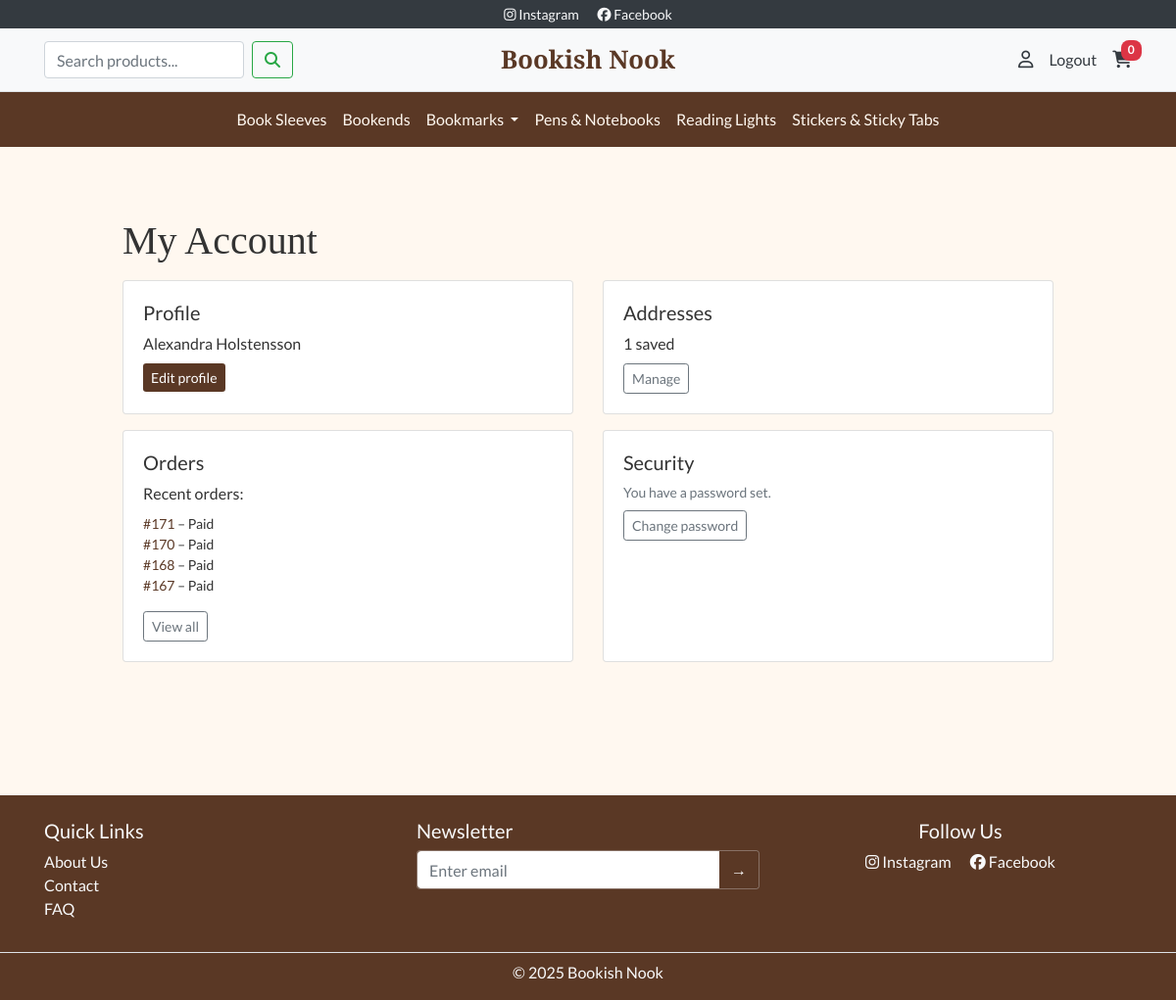
The page /profile/ (signed in) on the database as committed earlier.
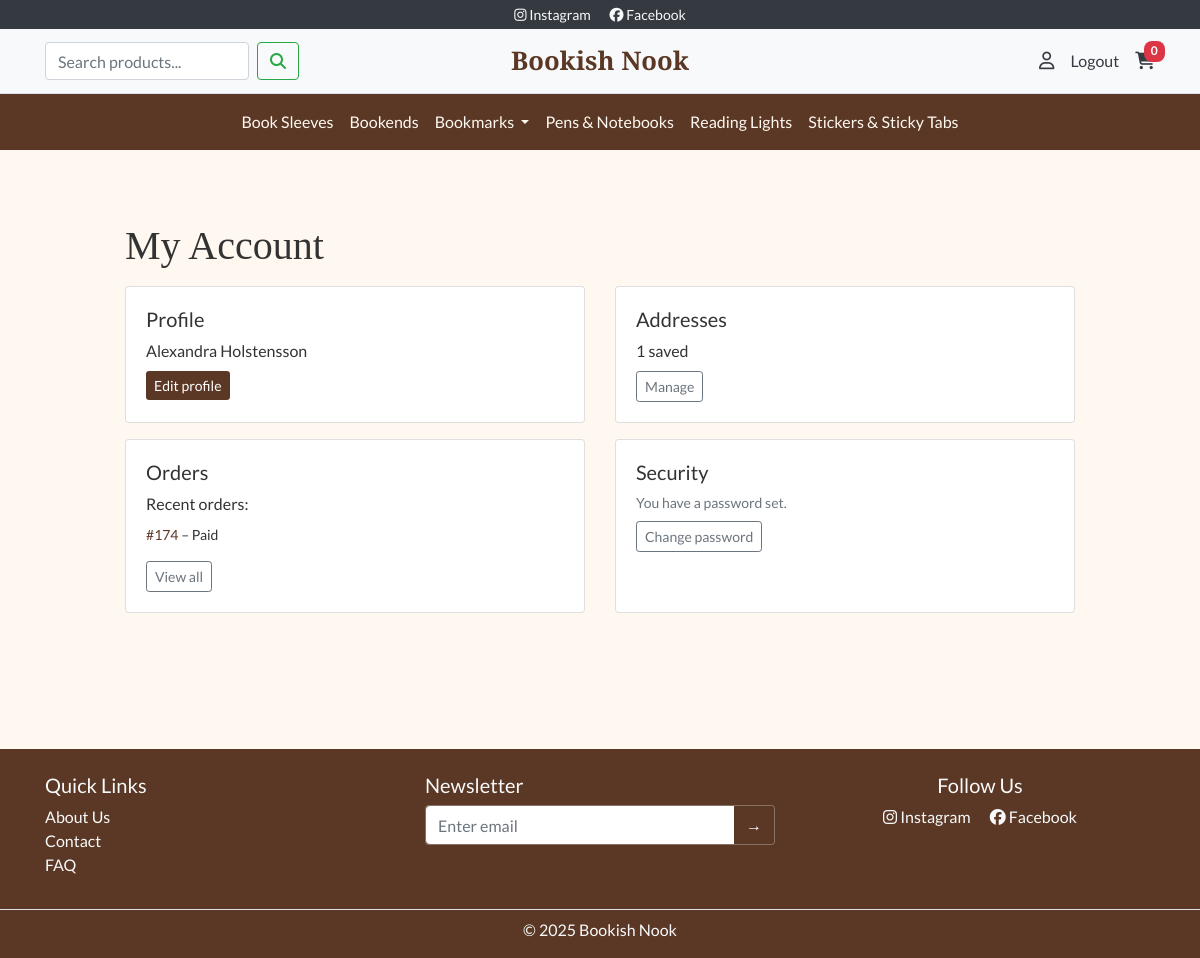
The same page on the database as committed later.
### products/models.py (models this page shows, shortened)
class Category(models.Model):
    name = models.CharField(max_length=100)
    slug = models.SlugField(max_length=110, unique=False)
    parent = models.ForeignKey(
        "self", null=True, blank=True,
        related_name="children", on_delete=models.CASCADE
    )
    is_active = models.BooleanField(default=True)
    is_featured = models.BooleanField(default=False, help_text="Show on homepage")
    featured_order = models.PositiveIntegerField(default=0, help_text="Order on homepage (low first)")
    description = models.TextField(blank=True)
    image = models.ImageField(upload_to="category_images/", blank=True, null=True)
    class Meta:
        unique_together = ("parent", "slug")  # the same slug can exist under different parents
        ordering = ["parent__id", "name"]
    @property
    def slug_path(self):
        parts, c = [], self
        while c:
            parts.append(c.slug)
            c = c.parent
        return "/".join(reversed(parts))
    def get_absolute_url(self):
        return f"/products/category/{self.slug_path}/"

### orders/models.py (models this page shows, shortened)
class Order(models.Model):
    STATUS_CHOICES = [
        ("pending", "Pending"),
        ("paid", "Paid"),
        ("cancelled", "Cancelled"),
    ]
    created = models.DateTimeField(auto_now_add=True)
    updated = models.DateTimeField(auto_now=True)
    total = models.DecimalField(max_digits=10, decimal_places=2, default=0)
    shipping = models.DecimalField(max_digits=10, decimal_places=2, default=0)
    tax_amount = models.DecimalField(max_digits=10, decimal_places=2, default=0)
    grand_total = models.DecimalField(max_digits=10, decimal_places=2, default=0)
    status = models.CharField(max_length=20, choices=STATUS_CHOICES, default="pending")
    stripe_session_id = models.CharField(max_length=255, blank=True, null=True)
    confirmation_sent_at = models.DateTimeField(blank=True, null=True)
    full_name = models.CharField(max_length=200, blank=True, null=True)
    email = models.EmailField(blank=True, null=True)
    phone = models.CharField(max_length=50, blank=True, null=True)
    address_line1 = models.CharField(max_length=200, blank=True, null=True)
    address_line2 = models.CharField(max_length=200, blank=True, null=True)
    postal_code = models.CharField(max_length=20, blank=True, null=True)
    city = models.CharField(max_length=100, blank=True, null=True)
    country = models.CharField(max_length=2, blank=True, null=True)
    billing_name = models.CharField(max_length=200, blank=True, null=True)
    billing_line1 = models.CharField(max_length=200, blank=True, null=True)
    billing_line2 = models.CharField(max_length=200, blank=True, null=True)
    billing_postal = models.CharField(max_length=20, blank=True, null=True)
    billing_city = models.CharField(max_length=100, blank=True, null=True)
    billing_country = models.CharField(max_length=2, blank=True, null=True)

### profiles/views.py (the view)
# urls.py: path("", views.dashboard, name="dashboard"),
@login_required
def dashboard(request):
    orders = Order.objects.filter(email=request.user.email).order_by("-created")[:10]
    return render(request, "profiles/dashboard.html", {"orders": orders})

### bookshop/context_processors.py (called while the page is built)
def cart_count(request):
    cart = request.session.get("cart", {})
    return {"cart_count": sum(cart.values())}

def nav_categories(request):
    roots = Category.objects.filter(parent__isnull=True, is_active=True).order_by("name")
    bookmarks = Category.objects.filter(slug="bookmarks", parent__isnull=True).first()
    return {
        "root_categories": roots,      # alla rotkategorier
        "bookmarks_cat": bookmarks,    # Bookmarks-objektet (rot)
    }
    return {"root_categories": roots}

### profiles/templates/profiles/dashboard.html
{% extends "base.html" %}
{% block content %}
<div class="container my-5" style="max-width:980px;">
  <h1 class="bn-section-title mb-3">My Account</h1>
  <div class="row">
    <div class="col-md-6 mb-3">
      <div class="card h-100">
        <div class="card-body">
          <h5>Profile</h5>
          <p class="mb-2">{{ request.user.profile.full_name|default:request.user.email }}</p>
          <a class="btn btn-sm bn-btn-primary" href="{% url 'profiles:edit' %}">Edit profile</a>
        </div>
      </div>
    </div>
    <div class="col-md-6 mb-3">
      <div class="card h-100">
        <div class="card-body">
          <h5>Addresses</h5>
          <p class="mb-2">{{ request.user.addresses.count }} saved</p>
          <a class="btn btn-sm btn-outline-secondary" href="{% url 'profiles:addresses' %}">Manage</a>
        </div>
      </div>
    </div>
    <div class="col-md-6 mb-3">
      <div class="card h-100">
        <div class="card-body">
          <h5>Orders</h5>
          <p class="mb-2">Recent orders:</p>
          <ul class="list-unstyled small">
            {% for o in orders %}
              <li><a href="{% url 'profiles:order_detail' o.id %}">#{{ o.id }}</a> – {{ o.status|capfirst }}</li>
            {% empty %}<li>No recent orders.</li>{% endfor %}
          </ul>
          <a class="btn btn-sm btn-outline-secondary" href="{% url 'profiles:orders' %}">View all</a>
        </div>
      </div>
    </div>
    <div class="col-md-6 mb-3">
      <div class="card h-100">
        <div class="card-body">
          <h5>Security</h5>
          {% if request.user.has_usable_password %}
            <p class="small text-muted mb-2">You have a password set.</p>
            <a href="{% url 'account_change_password' %}" class="btn btn-sm btn-outline-secondary" data-auth-modal="1">
              Change password
            </a>
          {% else %}
            <p class="small text-warning mb-2">No password set for this account.</p>
            <a href="{% url 'account_set_password' %}" class="btn btn-sm bn-btn-primary" data-auth-modal="1">
              Set password
            </a>
          {% endif %}
        </div>
      </div>
    </div>
  </div>
</div>
{% endblock %}

### templates/includes/header.html (shortened to what this page needs)
<div class="bg-dark text-light text-center py-1 small">
  <a href="https://www.instagram.com/" class="text-light mx-2" target="_blank" rel="noopener" aria-label="Link to Instagram (opens in new tab)">
    <i class="fab fa-instagram"></i> Instagram
  </a>
  <a href="https://www.facebook.com/" class="text-light mx-2" target="_blank" rel="noopener" aria-label="Link to Facebook (opens in new tab)">
    <i class="fab fa-facebook"></i> Facebook
  </a>
</div>
<nav class="navbar navbar-light bg-light border-bottom py-2">
  <div class="container navbar-grid">
    <div class="d-flex align-items-center">
      <form action="{% url 'products:list' %}" method="get" class="form-inline d-none d-lg-flex">
        <input class="form-control mr-2"
          type="search"
          name="q"
          placeholder="Search products..."
          aria-label="Search"
          value="{{ request.GET.q|default:'' }}">
        <button class="btn btn-outline-success" type="submit">
          <i class="fas fa-search"></i>
        </button>
      </form>
    </div>
    <a class="navbar-brand bn-title text-center mx-0" href="/">Bookish Nook</a>
    <div class="d-flex align-items-center justify-content-end">
      {% if request.user.is_authenticated %}
        <a href="{% url 'profiles:dashboard' %}" class="text-dark mr-3 d-none d-lg-inline" title="My Account">
          <i class="far fa-user"></i>
        </a>
        <a href="{% url 'account_logout' %}" class="text-dark mr-3 d-none d-lg-inline">Logout</a>
      {% endif %}
      <a href="{% url 'cart:view' %}" class="text-dark position-relative" title="Cart">
        <i class="fas fa-shopping-cart"></i>
        <span class="badge badge-pill badge-danger position-absolute" style="top:-8px; right:-10px;">
          {{ cart_count|default:0 }}
        </span>
      </a>
    </div>
  </div>
</nav>
<nav class="navbar navbar-expand-lg navbar-dark bn-brown">
  <div class="collapse navbar-collapse justify-content-center" id="mainNav">
  <ul class="navbar-nav bn-navbar">
  {% for root in root_categories %}
    {% if bookmarks_cat and root.id == bookmarks_cat.id %}
      <li class="nav-item dropdown">
        <a class="nav-link dropdown-toggle"
           href="{{ bookmarks_cat.get_absolute_url }}"
           id="navBookmarks"
           data-toggle="dropdown" aria-haspopup="true" aria-expanded="false">
          {{ bookmarks_cat.name }}
        </a>
      </li>
    {% else %}
      <li class="nav-item">
        <a class="nav-link" href="{{ root.get_absolute_url }}">{{ root.name }}</a>
      </li>
    {% endif %}
  {% endfor %}
  </ul>
  </div>
</nav>

Rows that differ between the two databases and show on the page:
removed Order: id "171", status "Paid"
removed Order: id "170", status "Paid"
removed Order: id "168", status "Paid"
removed Order: id "167", status "Paid"
added Order: id "174", status "Paid"
